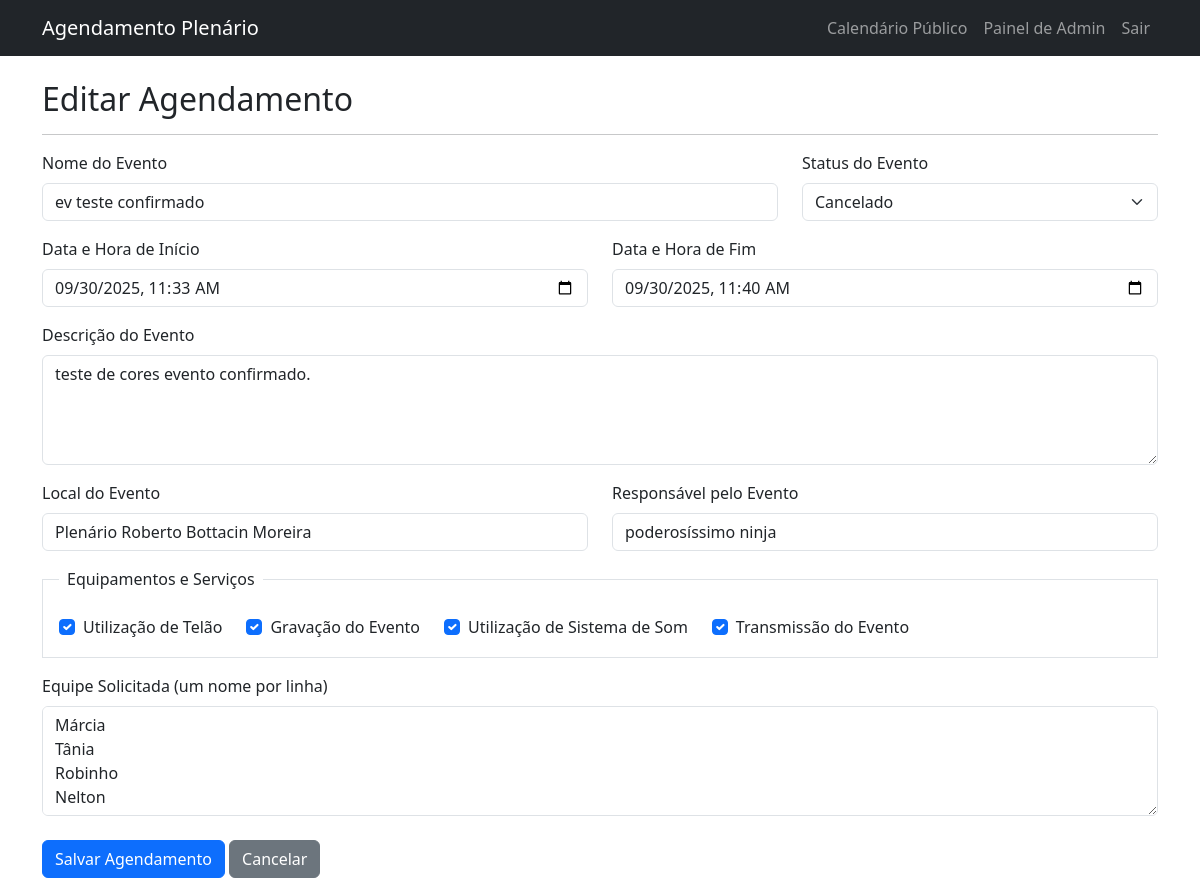
/agendamento/editar/4 (signed in), run on an earlier commit of the app's database.
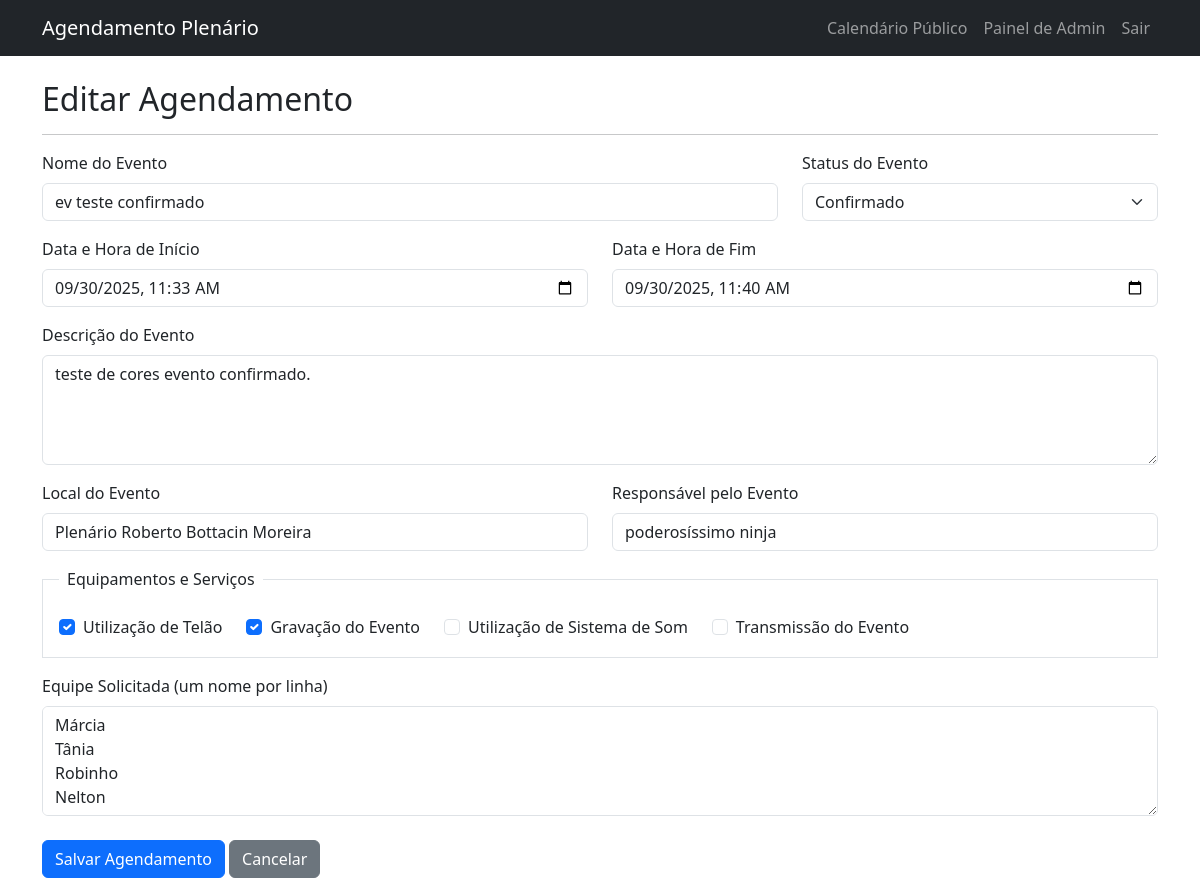
And on a later commit of the database.
### app/models.py (models this page shows, shortened)
class Agendamento(db.Model):
    id = db.Column(db.Integer, primary_key=True)
    titulo = db.Column(db.String(140), nullable=False)
    descricao = db.Column(db.Text)
    data_inicio = db.Column(db.DateTime, index=True, nullable=False)
    data_fim = db.Column(db.DateTime, nullable=False)
    local = db.Column(db.String(140), default='Plenário Roberto Bottacin Moreira')
    responsavel = db.Column(db.String(140))
    status = db.Column(db.String(64), default='Confirmado')
    uso_telao = db.Column(db.Boolean, default=False)
    gravacao = db.Column(db.Boolean, default=False)
    uso_som = db.Column(db.Boolean, default=False)
    transmissao = db.Column(db.Boolean, default=False)
    usuario_id = db.Column(db.Integer, db.ForeignKey('usuario.id'))
    equipe_solicitada = db.Column(db.Text) # Campo para listar os funcionários
    usuario_id = db.Column(db.Integer, db.ForeignKey('usuario.id'))

### app/routes.py (the view)
@bp.route('/agendamento/editar/<int:agendamento_id>', methods=['GET', 'POST'])
@login_required
def editar_agendamento(agendamento_id):
    agendamento = Agendamento.query.get_or_404(agendamento_id)
    form = AgendamentoForm(agendamento_id=agendamento_id)
    if form.validate_on_submit():
        agendamento.titulo = form.titulo.data
        agendamento.descricao = form.descricao.data
        agendamento.data_inicio = form.data_inicio.data
        agendamento.data_fim = form.data_fim.data
        agendamento.local = form.local.data
        agendamento.responsavel = form.responsavel.data
        agendamento.status = form.status.data
        agendamento.uso_telao = form.uso_telao.data
        agendamento.gravacao = form.gravacao.data
        agendamento.uso_som = form.uso_som.data
        agendamento.transmissao = form.transmissao.data
        agendamento.equipe_solicitada = form.equipe_solicitada.data
        db.session.commit()
        from app.email import enviar_email_notificacao
        enviar_email_notificacao(
            assunto=f"Agendamento Atualizado: {agendamento.titulo}",
            destinatarios=current_app.config['ADMINS'],
            template_html="email/notificacao.html",
            agendamento=agendamento,
            status_acao="atualizado"
        )
        flash('Agendamento atualizado com sucesso!')
        return redirect(url_for('main.admin_dashboard'))
    elif request.method == 'GET':
        form.titulo.data = agendamento.titulo
        form.descricao.data = agendamento.descricao
        form.data_inicio.data = agendamento.data_inicio
        form.data_fim.data = agendamento.data_fim
        form.local.data = agendamento.local
        form.responsavel.data = agendamento.responsavel
        form.status.data = agendamento.status
        form.uso_telao.data = agendamento.uso_telao
        form.gravacao.data = agendamento.gravacao
        form.uso_som.data = agendamento.uso_som
        form.transmissao.data = agendamento.transmissao
        form.equipe_solicitada.data = agendamento.equipe_solicitada
    return render_template('editar_agendamento.html', title='Editar Agendamento', form=form)

### app/models.py (called while the page is built)
@login_manager.user_loader
def load_user(user_id):
    return Usuario.query.get(int(user_id))

### app/templates/editar_agendamento.html (shortened to what this page needs)
{% extends "base.html" %}
{% block content %}
    <h2>Editar Agendamento</h2>
    <hr>
    <form action="" method="post" novalidate>
        <div class="row">
            <div class="col-md-8 mb-3">
                {{ form.titulo.label(class="form-label") }}
                {{ form.titulo(class="form-control", size=32) }}
            </div>
            <div class="col-md-4 mb-3">
                {{ form.status.label(class="form-label") }}
                {{ form.status(class="form-select") }}
            </div>
        </div>
        <div class="row">
            <div class="col-md-6 mb-3">
                {{ form.data_inicio.label(class="form-label") }}
                {{ form.data_inicio(class="form-control") }}
            </div>
            <div class="col-md-6 mb-3">
                {{ form.data_fim.label(class="form-label") }}
                {{ form.data_fim(class="form-control") }}
            </div>
        </div>
        <div class="mb-3">
            {{ form.descricao.label(class="form-label") }}
            {{ form.descricao(class="form-control", rows=4) }}
        </div>
        <div class="row">
            <div class="col-md-6 mb-3">
                {{ form.local.label(class="form-label") }}
                {{ form.local(class="form-control") }}
            </div>
            <div class="col-md-6 mb-3">
                {{ form.responsavel.label(class="form-label") }}
                {{ form.responsavel(class="form-control") }}
            </div>
        </div>
        <fieldset class="border p-3 mb-3">
            <legend class="float-none w-auto px-2 fs-6">Equipamentos e Serviços</legend>
            <div class="d-flex flex-wrap">
                <div class="form-check me-4">{{ form.uso_telao(class="form-check-input") }} {{ form.uso_telao.label(class="form-check-label") }}</div>
                <div class="form-check me-4">{{ form.gravacao(class="form-check-input") }} {{ form.gravacao.label(class="form-check-label") }}</div>
                <div class="form-check me-4">{{ form.uso_som(class="form-check-input") }} {{ form.uso_som.label(class="form-check-label") }}</div>
                <div class="form-check me-4">{{ form.transmissao(class="form-check-input") }} {{ form.transmissao.label(class="form-check-label") }}</div>
            </div>
        </fieldset>
        <div class="mb-3">
            {{ form.equipe_solicitada.label(class="form-label") }}
            {{ form.equipe_solicitada(class="form-control", rows=4) }}
        </div>
        <div class="mt-4">
            {{ form.submit(class="btn btn-primary") }}
            <a href="{{ url_for('main.admin_dashboard') }}" class="btn btn-secondary">Cancelar</a>
        </div>
    </form>
{% endblock %}

What changed in the data, as far as the page shows it:
changed Agendamento "ev teste confirmado": status "Cancelado" → "Confirmado"; uso_som "☑" → "☐"; transmissao "☑" → "☐"
